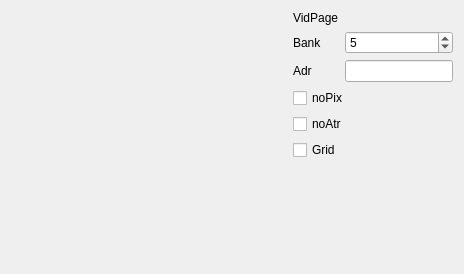
       <widget class="QWidget" name="scrTab">
        <attribute name="icon">
         <iconset resource="../xpeccy.qrc">
          <normaloff>:/images/display.png</normaloff>:/images/display.png</iconset>
        </attribute>
        <attribute name="title">
         <string/>
        </attribute>
        <attribute name="toolTip">
         <string>Screen</string>
        </attribute>
        <layout class="QHBoxLayout" name="horizontalLayout_3">
         <item>
          <layout class="QVBoxLayout" name="verticalLayout_3">
           <item>
            <widget class="QLabel" name="scrLabel">
             <property name="minimumSize">
              <size>
               <width>276</width>
               <height>212</height>
              </size>
             </property>
             <property name="text">
              <string/>
             </property>
            </widget>
           </item>
           <item>
            <spacer name="verticalSpacer_6">
             <property name="orientation">
              <enum>Qt::Vertical</enum>
             </property>
             <property name="sizeHint" stdset="0">
              <size>
               <width>20</width>
               <height>40</height>
              </size>
             </property>
            </spacer>
           </item>
          </layout>
         </item>
         <item>
          <layout class="QGridLayout" name="gridLayout_4">
           <item row="8" column="1">
            <spacer name="verticalSpacer_5">
             <property name="orientation">
              <enum>Qt::Vertical</enum>
             </property>
             <property name="sizeHint" stdset="0">
              <size>
               <width>20</width>
               <height>40</height>
              </size>
             </property>
            </spacer>
           </item>
           <item row="3" column="1">
            <widget class="QCheckBox" name="cbScrPix">
             <property name="text">
              <string>noPix</string>
             </property>
            </widget>
           </item>
           <item row="2" column="1">
            <layout class="QGridLayout" name="gridLayout_6">
             <item row="2" column="0">
              <widget class="QLabel" name="label_59">
               <property name="text">
                <string>Adr</string>
               </property>
              </widget>
             </item>
             <item row="2" column="1">
              <widget class="xHexSpin" name="leScrAdr"/>
             </item>
             <item row="1" column="1">
              <widget class="QSpinBox" name="sbScrBank">
               <property name="minimum">
                <number>0</number>
               </property>
               <property name="maximum">
                <number>255</number>
               </property>
               <property name="value">
                <number>5</number>
               </property>
              </widget>
             </item>
             <item row="1" column="0">
              <widget class="QLabel" name="label_49">
               <property name="text">
                <string>Bank</string>
               </property>
              </widget>
             </item>
             <item row="0" column="0">
              <widget class="QLabel" name="label_71">
               <property name="text">
                <string>VidPage</string>
               </property>
              </widget>
             </item>
             <item row="0" column="1">
              <widget class="QLabel" name="labCurScr">
               <property name="text">
                <string/>
               </property>
              </widget>
             </item>
            </layout>
           </item>
           <item row="4" column="1">
            <widget class="QCheckBox" name="cbScrAtr">
             <property name="text">
              <string>noAtr</string>
             </property>
            </widget>
           </item>
           <item row="5" column="1">
            <widget class="QCheckBox" name="cbScrGrid">
             <property name="text">
              <string>Grid</string>
             </property>
            </widget>
           </item>
          </layout>
         </item>
        </layout>
       </widget>
